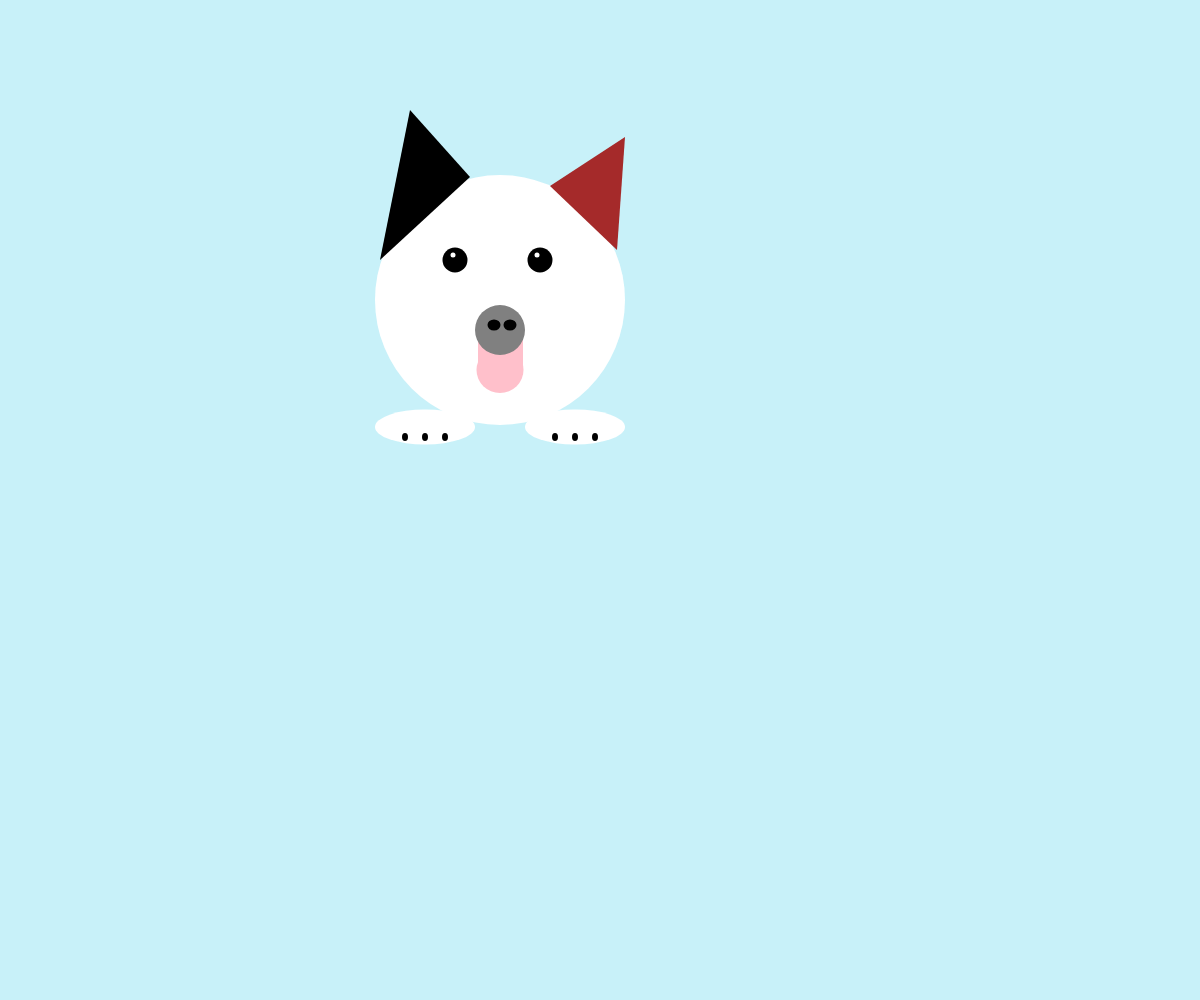
Frame 1 (no input)
Frame 60 (no input): identical to frame 1, image omitted
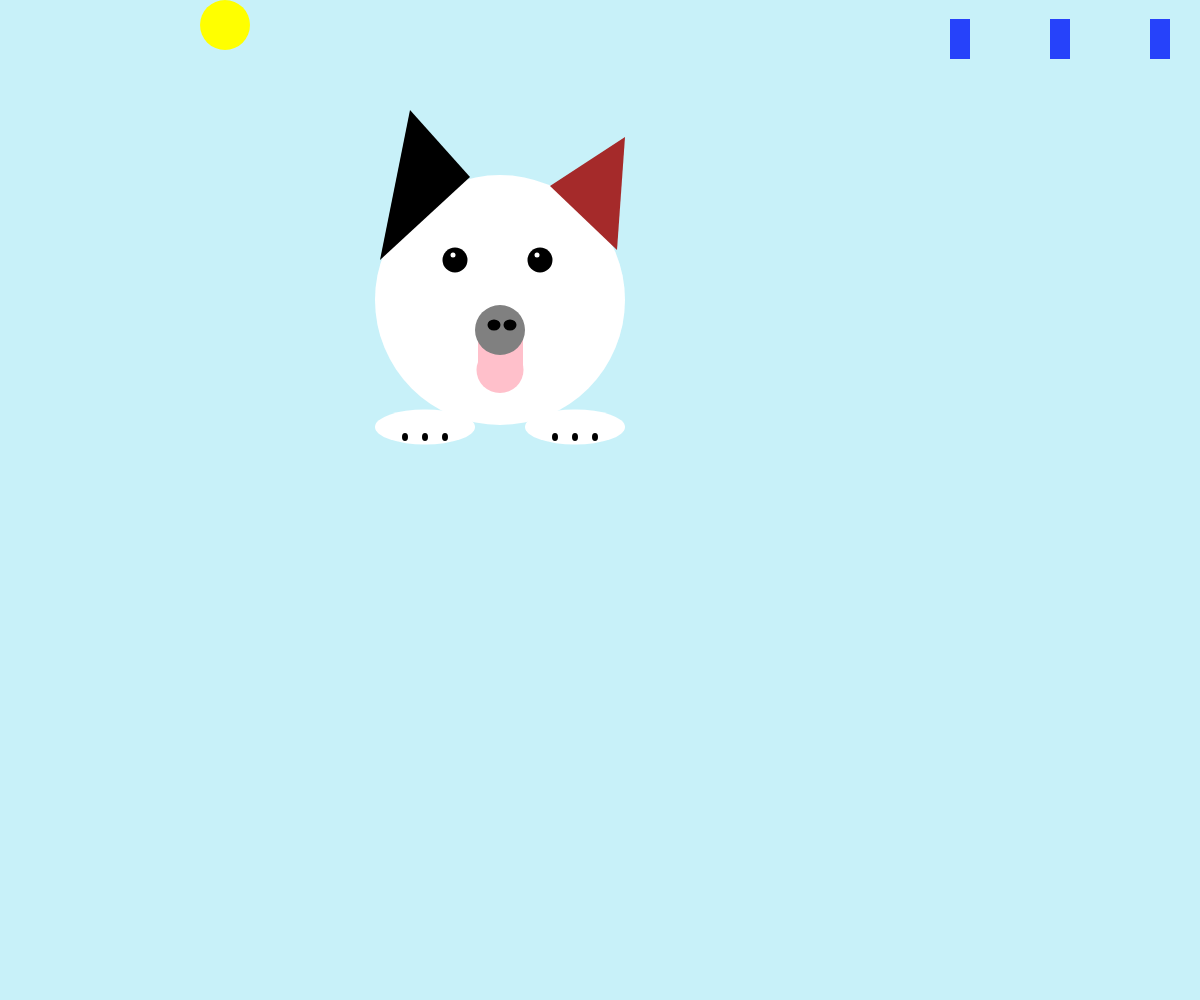
Frame 120 (the mouse pressed at the canvas centre since frame 60)

The p5.js sketch that drew these frames (run headless with seeded random() and noise() and a simulated clock; from frame 60 on, the mouse is pressed at the canvas centre):

// p5.js sketch
// ── sketch.js
//Alexis Framness
//mimi function
let xPosArr = [950, 1050,850];
let yPos = 0;


let ball = {};
ball.width = 50;
ball.x = 5;
ball.y = 5;
ball.delta_x = 1;
ball.delta_y = 1;
ball.scale_x = 1;
ball.scale_y = 1;

function setup() {
  createCanvas (windowWidth,windowHeight);

}

function draw() {
  //background color
  background ('#c8f1f9');
  drawMimi();
  noCursor();
  drawBall();
  drawArray();
}

function drawArray(){
  fill(random(255), random(255), random(255));
  for( let idx = 0; idx < xPosArr.length; idx++ ) {
        // draw some boxes!
        rect( xPosArr[idx], yPos, 20, 40 );
    }

    yPos = (yPos + 1) % windowHeight;
}

function drawBall(){
  ball.x += ball.delta_x * ball.scale_x;
  ball.y += ball.delta_y * ball.scale_y;


  if (ball.x >= width || ball.x <= 0) {
      ball.delta_x = -1 * ball.delta_x;
  }
  if (ball.y >= height || ball.y <= 0) {
      ball.delta_y = -1 * ball.delta_y;
  }


  fill('yellow');//make ball yellow in color
  noStroke() //removed stroke
  ellipse(ball.x, ball.y, ball.width, ball.width);//size pulled from variables above
}

//draw mimi
function drawMimi(){
  push ();
  //center canvas
  translate (100,-100);
  // create head sandbox
  push ();
  //deleting stroke
  noStroke ();
  //color of circle
  fill ('white');
  //creating oval
  ellipse(400, 400, 250, 250);
  //end of head sandbox
  pop()

  //create left ear
  push ();
  //deleting stroke
  noStroke ();
  //color
  fill ('black');
  //create triangle
  triangle(280, 360, 310, 210, 370, 277);
  //end left ear
  pop()

  //create right ear
  push ();
  //deleting stroke
  noStroke ();
  //color
  fill ('brown');
  //create triangle
  triangle(517, 350, 450, 286, 525, 237);
  //end right ear
  pop()

  // create lefteye sandbox
  push ();
  //deleting stroke
    noStroke ();
  //color of circle
    fill ('black');
  //creating oval
    ellipse(355, 360, 25, 25);
    //end of lefteye sandbox
    pop()

    // create lefteye shine sandbox
    push ();
    //deleting stroke
      noStroke ();
    //color of circle
      fill ('white');
    //creating oval
      ellipse(353, 355, 5, 5);
      //end of lefteye shine sandbox
      pop()

    // create righteye sandbox
    push ();
    //deleting stroke
      noStroke ();
    //color of circle
      fill ('black');
    //creating oval
      ellipse(440, 360, 25, 25);
      //end of righteye sandbox
      pop()

      // create righteye shine sandbox
      push ();
      //deleting stroke
        noStroke ();
      //color of circle
        fill ('white');
      //creating oval
        ellipse(437, 355, 5, 5);
        //end of righteye shine sandbox
        pop()

        //create tongue
        push ();
        //deleting Stroke
        noStroke();
        //color of rectanglt
        fill ('pink');
        //creating rectangle
        rect (378, 430,45, 45);
        //end of tongue
        pop()

        //creating tongue end
        push ();
        //deleting Stroke
        noStroke();
        //color of tongue end
        fill ('pink');
        //creating circle
        ellipse (400, 470, 47,46);
        //end of tongue end
        pop()

        //create nose sandbox
        push ();
        //deleting Stroke
        noStroke();
        //color
        fill ('gray');
        //creating oval
        ellipse (400, 430, 50,50);
        //end of nose sandbox
        pop()

        // create right nostrile sandbox
        push ();
        //deleting stroke
        noStroke ();
        //color of circle
        fill ('black');
        //creating oval
        ellipse(394, 425, 13, 11);
        //end of right nostrile sandbox
        pop()

        // create left nostrile sandbox
        push ();
        //deleting stroke
        noStroke ();
        //color of circle
        fill ('black');
        //creating oval
        ellipse(410, 425, 13, 11);
        //end of left nostrile  sandbox
        pop()

        //create right paw
        push ();
        //deleting Stroke
        noStroke ();
        //color of paw
        fill ('white');
        //creating oval
        ellipse (325, 527, 100,35);
        //end of right paw
        pop()

        //create left paw
        push ();
        //deleting Stroke
        noStroke ();
        //color of paw
        fill ('white');
        //creating oval
        ellipse (475, 527, 100,35);
        //end of left paw
        pop()

        //create right paw nail one
        push ();
        //deleting Stroke
        noStroke ();
        //color of nail
        fill ('black');
        ellipse (305, 537, 6, 8);
        //end of nail one
        pop()

        //create right paw nail two
        push ();
        //deleting Stroke
        noStroke ();
        //color of nail
        fill ('black');
        ellipse (325, 537, 6, 8);
        //end of nail two
        pop()

        //create right paw nail three
        push ();
        //deleting Stroke
        noStroke ();
        //color of nail
        fill ('black');
        ellipse (345, 537, 6, 8);
        //end of nail three
        pop()

        //create left paw nail one
        push ();
        //deleting Stroke
        noStroke ();
        //color of nail
        fill ('black');
        ellipse (475, 537, 6, 8);
        //end of nail one
        pop()

        //create left paw nail two
        push ();
        //deleting Stroke
        noStroke ();
        //color of nail
        fill ('black');
        ellipse (455, 537, 6, 8);
        //end of nail two
        pop()

        //create left paw nail three
        push ();
        //deleting Stroke
        noStroke ();
        //color of nail
        fill ('black');
        ellipse (495, 537, 6, 8);
        //end of nail three
        pop()
      }
